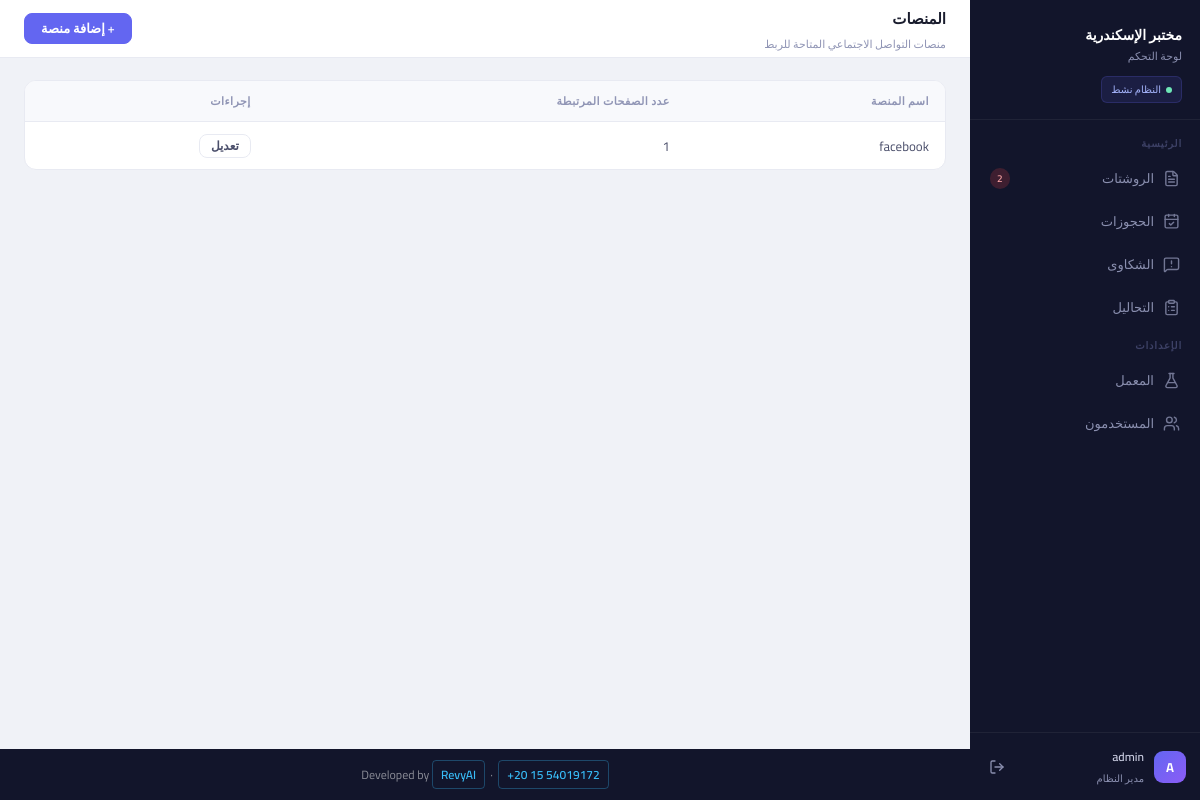
Screenshot of /platforms (signed in) with the database file from the repository.
### models/models.py (models this page shows)
class User(db.Model, UserMixin):
    __tablename__ = "users"
    id = db.Column(db.Integer, primary_key=True)
    username = db.Column(db.String(50), unique=True, nullable=False)
    password = db.Column(db.String(50), nullable=False)

class Platform(db.Model):
    __tablename__ = 'platforms'
    id   = db.Column(db.Integer, primary_key=True)
    name = db.Column(db.String(100), nullable=False)
    pages = db.relationship('Page', backref='platform', lazy=True)

### app.py (the view)
@app.route('/platforms')
@login_required
def list_platforms():
    platforms, msg = PlatformService.get_all_platforms()
    return render_template('platforms/list.html', platforms=platforms)

### app.py (called while the page is built)
@login_manager.user_loader
def load_user(user_id):
    return db.session.get(User, int(user_id))

@app.context_processor
def inject_globals():
    from models.models import Inquiry, Status
    try:
        pending_count = Inquiry.query.filter_by(status=Status.PENDING).count()
    except Exception:
        pending_count = 0
    return dict(pending_inquiries_count=pending_count)

### software_services/platform_services.py (called while the page is built)
    @staticmethod
    def get_all_platforms():
        platforms = Platform.query.options(joinedload(Platform.pages)).all()
        return platforms, "تم العثور على جميع المنصات"

### templates/platforms/list.html (shortened to what this page needs)
{% extends 'base.html' %}
{% block topbar_title %}المنصات{% endblock %}
{% block topbar_sub %}منصات التواصل الاجتماعي المتاحة للربط{% endblock %}
{% block topbar_actions %}
  <a href="{{ url_for('create_platform') }}" class="btn btn-primary">+ إضافة منصة</a>
{% endblock %}
{% block content %}
<div class="card">
  <div class="table-wrapper">
    <table class="table">
      <thead>
        <tr>
          <th>اسم المنصة</th>
          <th>عدد الصفحات المرتبطة</th>
          <th>إجراءات</th>
        </tr>
      </thead>
      <tbody>
        {% for platform in platforms %}
        <tr>
          <td>{{ platform.name }}</td>
          <td>{{ platform.pages|length }}</td>
          <td class="actions-cell">
            <a href="{{ url_for('edit_platform', platform_id=platform.id) }}" class="btn btn-ghost btn-sm">تعديل</a>
          </td>
        </tr>
        {% else %}
        <tr>
          <td colspan="3" class="empty-row">لا توجد منصات مضافة حتى الآن</td>
        </tr>
        {% endfor %}
      </tbody>
    </table>
  </div>
</div>
{% endblock %}

### templates/base.html (shortened to what this page needs)
<!DOCTYPE html>
<html lang="ar" dir="rtl">
<head>
  <link rel="stylesheet" href="{{ url_for('static', filename='css/style.css') }}">
</head>
<body>
<aside class="sidebar" id="sidebar">
  <div class="sidebar-logo">
    <div class="lab-name">مختبر الإسكندرية</div>
    <div class="lab-sub">لوحة التحكم</div>
    <div class="sidebar-status">النظام نشط</div>
  </div>
  <div class="nav-section">
    <p class="nav-section-label">الرئيسية</p>
    <a href="{{ url_for('list_inquiries') }}"
       class="nav-item {% if request.endpoint == 'list_inquiries' %}active{% endif %}">
      <i data-lucide="file-text" class="nav-icon"></i>
      الروشتات
      {% if pending_inquiries_count and pending_inquiries_count > 0 %}
      <span class="nav-badge">{{ pending_inquiries_count }}</span>
      {% endif %}
    </a>
    <a href="{{ url_for('list_bookings') }}"
       class="nav-item {% if request.endpoint == 'list_bookings' %}active{% endif %}">
      <i data-lucide="calendar-check" class="nav-icon"></i>
      الحجوزات
    </a>
    <a href="{{ url_for('list_complaints') }}"
       class="nav-item {% if request.endpoint == 'list_complaints' %}active{% endif %}">
      <i data-lucide="message-square-warning" class="nav-icon"></i>
      الشكاوى
    </a>
    <a href="{{ url_for('list_services') }}"
       class="nav-item {% if request.endpoint in ['list_services','create_service','edit_service'] %}active{% endif %}">
      <i data-lucide="clipboard-list" class="nav-icon"></i>
      التحاليل
    </a>
    <p class="nav-section-label">الإعدادات</p>
    <a href="{{ url_for('laboratory_settings') }}"
       class="nav-item {% if request.endpoint == 'laboratory_settings' %}active{% endif %}">
      <i data-lucide="flask-conical" class="nav-icon"></i>
      المعمل
    </a>
    <a href="{{ url_for('users') }}"
       class="nav-item {% if request.endpoint in ['users','create_user','edit_user'] %}active{% endif %}">
      <i data-lucide="users" class="nav-icon"></i>
      المستخدمون
    </a>
  </div>
  <div class="sidebar-footer">
    <div class="sidebar-user">
      <div class="avatar">{{ current_user.username[0]|upper }}</div>
      <div class="user-info">
        <div class="user-name">{{ current_user.username }}</div>
        <div class="user-role">مدير النظام</div>
      </div>
      <a href="{{ url_for('logout') }}" class="logout-btn" title="تسجيل الخروج">
        <i data-lucide="log-out" style="width:16px;height:16px;"></i>
      </a>
    </div>
  </div>
</aside>
<div class="main-wrapper">
  <div class="topbar">
    <div class="topbar-left">
      <div class="topbar-title">{% block topbar_title %}{% endblock %}</div>
      <div class="topbar-sub">{% block topbar_sub %}{% endblock %}</div>
    </div>
    <div class="topbar-actions">
      {% block topbar_actions %}{% endblock %}
    </div>
  </div>
  <main class="main-content">
    {% block content %}{% endblock %}
  </main>
  <div class="site-footer">
    Developed by
    <a href="https://revyai.tech" target="_blank">RevyAI</a>
    &nbsp;·&nbsp;
    <a href="https://wa.me/201554019172" target="_blank">+20 15 54019172</a>
  </div>
</div>
</body>
</html>

### rows the page displays
User: username "A", username "admin"
Platform: name "facebook", pages|length "1"

### other values shown
{{ pending_inquiries_count }} "2"
